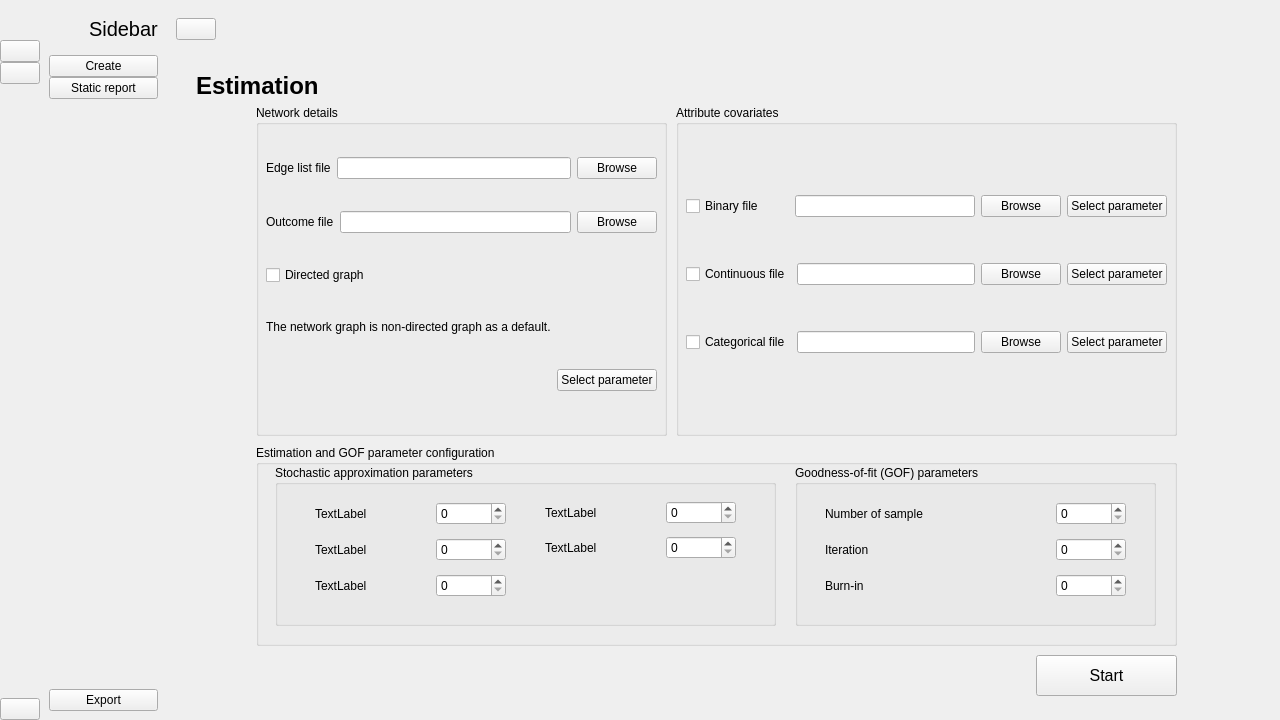
<?xml version="1.0" encoding="UTF-8"?>
<ui version="4.0">
 <class>MainWindow</class>
 <widget class="QMainWindow" name="MainWindow">
  <property name="geometry">
   <rect>
    <x>0</x>
    <y>0</y>
    <width>1280</width>
    <height>720</height>
   </rect>
  </property>
  <property name="windowTitle">
   <string>VizNet</string>
  </property>
  <widget class="QWidget" name="centralwidget">
   <layout class="QGridLayout" name="gridLayout">
    <property name="leftMargin">
     <number>0</number>
    </property>
    <property name="topMargin">
     <number>0</number>
    </property>
    <property name="rightMargin">
     <number>0</number>
    </property>
    <property name="bottomMargin">
     <number>0</number>
    </property>
    <property name="spacing">
     <number>0</number>
    </property>
    <item row="0" column="2">
     <widget class="QWidget" name="content_widget" native="true">
      <layout class="QVBoxLayout" name="verticalLayout_6">
       <item>
        <widget class="QWidget" name="widget" native="true">
         <property name="minimumSize">
          <size>
           <width>0</width>
           <height>40</height>
          </size>
         </property>
         <layout class="QHBoxLayout" name="horizontalLayout_4">
          <property name="spacing">
           <number>0</number>
          </property>
          <property name="leftMargin">
           <number>0</number>
          </property>
          <property name="topMargin">
           <number>0</number>
          </property>
          <property name="rightMargin">
           <number>9</number>
          </property>
          <property name="bottomMargin">
           <number>0</number>
          </property>
          <item>
           <widget class="QPushButton" name="change_btn">
            <property name="text">
             <string/>
            </property>
            <property name="icon">
             <iconset>
              <normaloff>:/icon/icon/more.png</normaloff>:/icon/icon/more.png</iconset>
            </property>
            <property name="iconSize">
             <size>
              <width>14</width>
              <height>14</height>
             </size>
            </property>
            <property name="checkable">
             <bool>true</bool>
            </property>
           </widget>
          </item>
          <item>
           <spacer name="horizontalSpacer_2">
            <property name="orientation">
             <enum>Qt::Horizontal</enum>
            </property>
            <property name="sizeHint" stdset="0">
             <size>
              <width>236</width>
              <height>20</height>
             </size>
            </property>
           </spacer>
          </item>
         </layout>
        </widget>
       </item>
       <item>
        <widget class="QStackedWidget" name="stackedWidget">
         <widget class="QWidget" name="create_page">
          <widget class="QPushButton" name="submit">
           <property name="geometry">
            <rect>
             <x>860</x>
             <y>600</y>
             <width>141</width>
             <height>41</height>
            </rect>
           </property>
           <property name="font">
            <font>
             <pointsize>12</pointsize>
            </font>
           </property>
           <property name="text">
            <string>Start</string>
           </property>
          </widget>
          <widget class="QGroupBox" name="attribute_covariates">
           <property name="geometry">
            <rect>
             <x>500</x>
             <y>50</y>
             <width>501</width>
             <height>331</height>
            </rect>
           </property>
           <property name="minimumSize">
            <size>
             <width>0</width>
             <height>331</height>
            </size>
           </property>
           <property name="title">
            <string>Attribute covariates</string>
           </property>
           <widget class="QWidget" name="layoutWidget">
            <property name="geometry">
             <rect>
              <x>10</x>
              <y>50</y>
              <width>481</width>
              <height>241</height>
             </rect>
            </property>
            <layout class="QGridLayout" name="gridLayout_5">
             <item row="0" column="0">
              <layout class="QHBoxLayout" name="horizontalLayout_6">
               <item>
                <widget class="QCheckBox" name="checkBox_binary_attr">
                 <property name="minimumSize">
                  <size>
                   <width>103</width>
                   <height>0</height>
                  </size>
                 </property>
                 <property name="maximumSize">
                  <size>
                   <width>16777215</width>
                   <height>16777215</height>
                  </size>
                 </property>
                 <property name="text">
                  <string>Binary file</string>
                 </property>
                </widget>
               </item>
               <item>
                <widget class="QLineEdit" name="input_binary_attr">
                 <property name="maximumSize">
                  <size>
                   <width>205</width>
                   <height>16777215</height>
                  </size>
                 </property>
                </widget>
               </item>
               <item>
                <widget class="QPushButton" name="browse_binary_attr">
                 <property name="text">
                  <string>Browse</string>
                 </property>
                </widget>
               </item>
               <item>
                <widget class="QPushButton" name="parameter_binary_btn">
                 <property name="text">
                  <string>Select parameter</string>
                 </property>
                </widget>
               </item>
              </layout>
             </item>
             <item row="1" column="0">
              <layout class="QHBoxLayout" name="horizontalLayout_7">
               <item>
                <widget class="QCheckBox" name="checkBox_continuous_attr">
                 <property name="text">
                  <string>Continuous file</string>
                 </property>
                </widget>
               </item>
               <item>
                <widget class="QLineEdit" name="input_continuous_attr">
                 <property name="maximumSize">
                  <size>
                   <width>205</width>
                   <height>16777215</height>
                  </size>
                 </property>
                </widget>
               </item>
               <item>
                <widget class="QPushButton" name="browse_continuous_attr">
                 <property name="text">
                  <string>Browse</string>
                 </property>
                </widget>
               </item>
               <item>
                <widget class="QPushButton" name="parameter_continuous_btn">
                 <property name="text">
                  <string>Select parameter</string>
                 </property>
                </widget>
               </item>
              </layout>
             </item>
             <item row="2" column="0">
              <layout class="QHBoxLayout" name="horizontalLayout_8">
               <item>
                <widget class="QCheckBox" name="checkBox_categorical_attr">
                 <property name="maximumSize">
                  <size>
                   <width>16777215</width>
                   <height>16777215</height>
                  </size>
                 </property>
                 <property name="text">
                  <string>Categorical file</string>
                 </property>
                </widget>
               </item>
               <item>
                <widget class="QLineEdit" name="input_categorical_attr">
                 <property name="maximumSize">
                  <size>
                   <width>205</width>
                   <height>16777215</height>
                  </size>
                 </property>
                </widget>
               </item>
               <item>
                <widget class="QPushButton" name="browse_categorical_attr">
                 <property name="text">
                  <string>Browse</string>
                 </property>
                </widget>
               </item>
               <item>
                <widget class="QPushButton" name="parameter_categorical_btn">
                 <property name="text">
                  <string>Select parameter</string>
                 </property>
                </widget>
               </item>
              </layout>
             </item>
            </layout>
           </widget>
          </widget>
          <widget class="QGroupBox" name="estimation_gof_configuration">
           <property name="geometry">
            <rect>
             <x>80</x>
             <y>390</y>
             <width>921</width>
             <height>201</height>
            </rect>
           </property>
           <property name="title">
            <string>Estimation and GOF parameter configuration</string>
           </property>
           <widget class="QGroupBox" name="stochastic_approx_parameters">
            <property name="geometry">
             <rect>
              <x>19</x>
              <y>20</y>
              <width>501</width>
              <height>161</height>
             </rect>
            </property>
            <property name="title">
             <string>Stochastic approximation parameters</string>
            </property>
            <widget class="QWidget" name="layoutWidget">
             <property name="geometry">
              <rect>
               <x>40</x>
               <y>30</y>
               <width>191</width>
               <height>111</height>
              </rect>
             </property>
             <layout class="QVBoxLayout" name="verticalLayout_5">
              <item>
               <layout class="QHBoxLayout" name="horizontalLayout_subphases">
                <item>
                 <widget class="QLabel" name="subphases_label">
                  <property name="text">
                   <string>TextLabel</string>
                  </property>
                 </widget>
                </item>
                <item>
                 <widget class="QSpinBox" name="subphases_spinBox">
                  <property name="maximumSize">
                   <size>
                    <width>70</width>
                    <height>16777215</height>
                   </size>
                  </property>
                 </widget>
                </item>
               </layout>
              </item>
              <item>
               <layout class="QHBoxLayout" name="horizontalLayout_gaining_factor">
                <item>
                 <widget class="QLabel" name="gaining_factor_label">
                  <property name="text">
                   <string>TextLabel</string>
                  </property>
                 </widget>
                </item>
                <item>
                 <widget class="QSpinBox" name="gaining_factor_spinBox">
                  <property name="maximumSize">
                   <size>
                    <width>70</width>
                    <height>16777215</height>
                   </size>
                  </property>
                 </widget>
                </item>
               </layout>
              </item>
              <item>
               <layout class="QHBoxLayout" name="horizontalLayout_multiplication_factor">
                <item>
                 <widget class="QLabel" name="multiplication_factor_label">
                  <property name="text">
                   <string>TextLabel</string>
                  </property>
                 </widget>
                </item>
                <item>
                 <widget class="QSpinBox" name="multiplication_factor_spinBox">
                  <property name="maximumSize">
                   <size>
                    <width>70</width>
                    <height>16777215</height>
                   </size>
                  </property>
                 </widget>
                </item>
               </layout>
              </item>
             </layout>
            </widget>
            <widget class="QWidget" name="layoutWidget">
             <property name="geometry">
              <rect>
               <x>270</x>
               <y>30</y>
               <width>191</width>
               <height>71</height>
              </rect>
             </property>
             <layout class="QVBoxLayout" name="verticalLayout_7">
              <item>
               <layout class="QHBoxLayout" name="horizontalLayout_iterations_in_phase3">
                <item>
                 <widget class="QLabel" name="iterations_in_phase3_label_2">
                  <property name="text">
                   <string>TextLabel</string>
                  </property>
                 </widget>
                </item>
                <item>
                 <widget class="QSpinBox" name="iterations_in_phase3_spinBox_2">
                  <property name="maximumSize">
                   <size>
                    <width>70</width>
                    <height>16777215</height>
                   </size>
                  </property>
                 </widget>
                </item>
               </layout>
              </item>
              <item>
               <layout class="QHBoxLayout" name="horizontalLayout_max_est_run">
                <item>
                 <widget class="QLabel" name="max_est_run_label_3">
                  <property name="text">
                   <string>TextLabel</string>
                  </property>
                 </widget>
                </item>
                <item>
                 <widget class="QSpinBox" name="max_est_run_spinBox_3">
                  <property name="maximumSize">
                   <size>
                    <width>70</width>
                    <height>16777215</height>
                   </size>
                  </property>
                 </widget>
                </item>
               </layout>
              </item>
             </layout>
            </widget>
           </widget>
           <widget class="QGroupBox" name="gof_parameter">
            <property name="geometry">
             <rect>
              <x>539</x>
              <y>20</y>
              <width>361</width>
              <height>161</height>
             </rect>
            </property>
            <property name="title">
             <string>Goodness-of-fit (GOF) parameters</string>
            </property>
            <widget class="QWidget" name="layoutWidget_5">
             <property name="geometry">
              <rect>
               <x>30</x>
               <y>30</y>
               <width>301</width>
               <height>111</height>
              </rect>
             </property>
             <layout class="QVBoxLayout" name="verticalLayout_8">
              <item>
               <layout class="QHBoxLayout" name="horizontalLayout_no_of_sample">
                <item>
                 <widget class="QLabel" name="no_of_sample_label">
                  <property name="text">
                   <string>Number of sample</string>
                  </property>
                 </widget>
                </item>
                <item>
                 <widget class="QSpinBox" name="no_of_sample_spinBox">
                  <property name="maximumSize">
                   <size>
                    <width>70</width>
                    <height>16777215</height>
                   </size>
                  </property>
                  <property name="maximum">
                   <number>20000</number>
                  </property>
                 </widget>
                </item>
               </layout>
              </item>
              <item>
               <layout class="QHBoxLayout" name="horizontalLayout_iteration">
                <item>
                 <widget class="QLabel" name="iteration_label">
                  <property name="text">
                   <string>Iteration</string>
                  </property>
                 </widget>
                </item>
                <item>
                 <widget class="QSpinBox" name="iteration_spinBox">
                  <property name="maximumSize">
                   <size>
                    <width>70</width>
                    <height>16777215</height>
                   </size>
                  </property>
                  <property name="maximum">
                   <number>20000</number>
                  </property>
                 </widget>
                </item>
               </layout>
              </item>
              <item>
               <layout class="QHBoxLayout" name="horizontalLayout_burn_in">
                <item>
                 <widget class="QLabel" name="burn_in_label">
                  <property name="text">
                   <string>Burn-in</string>
                  </property>
                 </widget>
                </item>
                <item>
                 <widget class="QSpinBox" name="burn_in_spinBox">
                  <property name="maximumSize">
                   <size>
                    <width>70</width>
                    <height>16777215</height>
                   </size>
                  </property>
                  <property name="maximum">
                   <number>20000</number>
                  </property>
                 </widget>
                </item>
               </layout>
              </item>
             </layout>
            </widget>
           </widget>
          </widget>
          <widget class="QLabel" name="title_create_page">
           <property name="geometry">
            <rect>
             <x>20</x>
             <y>10</y>
             <width>201</width>
             <height>41</height>
            </rect>
           </property>
           <property name="font">
            <font>
             <pointsize>18</pointsize>
             <bold>true</bold>
            </font>
           </property>
           <property name="text">
            <string>Estimation</string>
           </property>
          </widget>
          <widget class="QGroupBox" name="network_detail">
           <property name="geometry">
            <rect>
             <x>80</x>
             <y>50</y>
             <width>411</width>
             <height>331</height>
            </rect>
           </property>
           <property name="minimumSize">
            <size>
             <width>0</width>
             <height>331</height>
            </size>
           </property>
           <property name="title">
            <string>Network details</string>
           </property>
           <widget class="QWidget" name="layoutWidget">
            <property name="geometry">
             <rect>
              <x>10</x>
              <y>26</y>
              <width>391</width>
              <height>291</height>
             </rect>
            </property>
            <layout class="QGridLayout" name="gridLayout_2">
             <item row="0" column="0" colspan="2">
              <layout class="QHBoxLayout" name="horizontalLayout">
               <item>
                <widget class="QLabel" name="label_edge_list_file">
                 <property name="text">
                  <string>Edge list file</string>
                 </property>
                </widget>
               </item>
               <item>
                <widget class="QLineEdit" name="input_edge_list_file"/>
               </item>
               <item>
                <widget class="QPushButton" name="browse_edge_list">
                 <property name="text">
                  <string>Browse</string>
                 </property>
                </widget>
               </item>
              </layout>
             </item>
             <item row="1" column="0" colspan="2">
              <layout class="QHBoxLayout" name="horizontalLayout_5">
               <item>
                <widget class="QLabel" name="label_outcome_file">
                 <property name="text">
                  <string>Outcome file</string>
                 </property>
                </widget>
               </item>
               <item>
                <widget class="QLineEdit" name="input_outcome_file"/>
               </item>
               <item>
                <widget class="QPushButton" name="browse_outcome">
                 <property name="text">
                  <string>Browse</string>
                 </property>
                </widget>
               </item>
              </layout>
             </item>
             <item row="2" column="0">
              <widget class="QCheckBox" name="directed_graph_checkBox">
               <property name="text">
                <string>Directed graph</string>
               </property>
              </widget>
             </item>
             <item row="3" column="0">
              <widget class="QLabel" name="description_checkBox">
               <property name="maximumSize">
                <size>
                 <width>16777215</width>
                 <height>20</height>
                </size>
               </property>
               <property name="text">
                <string>The network graph is non-directed graph as a default.</string>
               </property>
              </widget>
             </item>
             <item row="4" column="1">
              <widget class="QPushButton" name="parameter_network_btn">
               <property name="text">
                <string>Select parameter</string>
               </property>
              </widget>
             </item>
            </layout>
           </widget>
          </widget>
         </widget>
         <widget class="QWidget" name="report_page">
          <layout class="QGridLayout" name="gridLayout_4">
           <item row="0" column="0">
            <widget class="QLabel" name="label_2">
             <property name="cursor">
              <cursorShape>ArrowCursor</cursorShape>
             </property>
             <property name="text">
              <string>Static report</string>
             </property>
             <property name="alignment">
              <set>Qt::AlignCenter</set>
             </property>
            </widget>
           </item>
          </layout>
         </widget>
        </widget>
       </item>
      </layout>
     </widget>
    </item>
    <item row="0" column="1">
     <widget class="QWidget" name="full_menu_widget" native="true">
      <layout class="QVBoxLayout" name="verticalLayout_4">
       <item>
        <layout class="QHBoxLayout" name="horizontalLayout_2">
         <property name="spacing">
          <number>0</number>
         </property>
         <item>
          <widget class="QLabel" name="logo_label_2">
           <property name="minimumSize">
            <size>
             <width>40</width>
             <height>40</height>
            </size>
           </property>
           <property name="maximumSize">
            <size>
             <width>40</width>
             <height>40</height>
            </size>
           </property>
           <property name="text">
            <string/>
           </property>
           <property name="pixmap">
            <pixmap>:/icon/icon/logo.png</pixmap>
           </property>
           <property name="scaledContents">
            <bool>true</bool>
           </property>
          </widget>
         </item>
         <item>
          <widget class="QLabel" name="logo_label_3">
           <property name="font">
            <font>
             <pointsize>15</pointsize>
            </font>
           </property>
           <property name="text">
            <string>Sidebar</string>
           </property>
          </widget>
         </item>
        </layout>
       </item>
       <item>
        <layout class="QVBoxLayout" name="verticalLayout_2">
         <property name="spacing">
          <number>0</number>
         </property>
         <item>
          <widget class="QPushButton" name="create_btn_2">
           <property name="text">
            <string>Create</string>
           </property>
           <property name="icon">
            <iconset>
             <normaloff>:/icon/icon/edit.png</normaloff>:/icon/icon/edit.png</iconset>
           </property>
           <property name="iconSize">
            <size>
             <width>14</width>
             <height>14</height>
            </size>
           </property>
           <property name="checkable">
            <bool>true</bool>
           </property>
           <property name="autoExclusive">
            <bool>true</bool>
           </property>
          </widget>
         </item>
         <item>
          <widget class="QPushButton" name="static_report_btn_2">
           <property name="text">
            <string>Static report</string>
           </property>
           <property name="icon">
            <iconset>
             <normaloff>:/icon/icon/file.png</normaloff>:/icon/icon/file.png</iconset>
           </property>
           <property name="iconSize">
            <size>
             <width>14</width>
             <height>14</height>
            </size>
           </property>
           <property name="checkable">
            <bool>true</bool>
           </property>
           <property name="autoExclusive">
            <bool>true</bool>
           </property>
          </widget>
         </item>
        </layout>
       </item>
       <item>
        <spacer name="verticalSpacer_2">
         <property name="orientation">
          <enum>Qt::Vertical</enum>
         </property>
         <property name="sizeHint" stdset="0">
          <size>
           <width>20</width>
           <height>373</height>
          </size>
         </property>
        </spacer>
       </item>
       <item>
        <widget class="QPushButton" name="export_btn_2">
         <property name="text">
          <string>Export</string>
         </property>
         <property name="icon">
          <iconset>
           <normaloff>:/icon/icon/export.png</normaloff>:/icon/icon/export.png</iconset>
         </property>
         <property name="iconSize">
          <size>
           <width>14</width>
           <height>14</height>
          </size>
         </property>
        </widget>
       </item>
      </layout>
     </widget>
    </item>
    <item row="0" column="0">
     <widget class="QWidget" name="icon_only_widget" native="true">
      <layout class="QVBoxLayout" name="verticalLayout_3">
       <property name="spacing">
        <number>0</number>
       </property>
       <property name="leftMargin">
        <number>0</number>
       </property>
       <property name="topMargin">
        <number>0</number>
       </property>
       <property name="rightMargin">
        <number>0</number>
       </property>
       <property name="bottomMargin">
        <number>0</number>
       </property>
       <item>
        <layout class="QHBoxLayout" name="horizontalLayout_3">
         <item>
          <widget class="QLabel" name="logo_label_1">
           <property name="minimumSize">
            <size>
             <width>40</width>
             <height>40</height>
            </size>
           </property>
           <property name="maximumSize">
            <size>
             <width>40</width>
             <height>40</height>
            </size>
           </property>
           <property name="text">
            <string/>
           </property>
           <property name="pixmap">
            <pixmap>:/icon/icon/logo.png</pixmap>
           </property>
           <property name="scaledContents">
            <bool>true</bool>
           </property>
          </widget>
         </item>
        </layout>
       </item>
       <item>
        <layout class="QVBoxLayout" name="verticalLayout">
         <property name="spacing">
          <number>0</number>
         </property>
         <item>
          <widget class="QPushButton" name="create_btn_1">
           <property name="text">
            <string/>
           </property>
           <property name="icon">
            <iconset>
             <normaloff>:/icon/icon/edit.png</normaloff>:/icon/icon/edit.png</iconset>
           </property>
           <property name="iconSize">
            <size>
             <width>20</width>
             <height>20</height>
            </size>
           </property>
           <property name="checkable">
            <bool>true</bool>
           </property>
           <property name="autoExclusive">
            <bool>true</bool>
           </property>
          </widget>
         </item>
         <item>
          <widget class="QPushButton" name="static_report_btn_1">
           <property name="text">
            <string/>
           </property>
           <property name="icon">
            <iconset>
             <normaloff>:/icon/icon/file.png</normaloff>:/icon/icon/file.png</iconset>
           </property>
           <property name="iconSize">
            <size>
             <width>20</width>
             <height>20</height>
            </size>
           </property>
           <property name="checkable">
            <bool>true</bool>
           </property>
           <property name="autoExclusive">
            <bool>true</bool>
           </property>
          </widget>
         </item>
        </layout>
       </item>
       <item>
        <spacer name="verticalSpacer">
         <property name="orientation">
          <enum>Qt::Vertical</enum>
         </property>
         <property name="sizeHint" stdset="0">
          <size>
           <width>20</width>
           <height>375</height>
          </size>
         </property>
        </spacer>
       </item>
       <item>
        <widget class="QPushButton" name="export_btn_1">
         <property name="text">
          <string/>
         </property>
         <property name="icon">
          <iconset>
           <normaloff>:/icon/icon/export.png</normaloff>:/icon/icon/export.png</iconset>
         </property>
         <property name="iconSize">
          <size>
           <width>20</width>
           <height>20</height>
          </size>
         </property>
        </widget>
       </item>
      </layout>
     </widget>
    </item>
   </layout>
  </widget>
 </widget>
 <resources/>
 <connections>
  <connection>
   <sender>change_btn</sender>
   <signal>toggled(bool)</signal>
   <receiver>icon_only_widget</receiver>
   <slot>setVisible(bool)</slot>
   <hints>
    <hint type="sourcelabel">
     <x>197</x>
     <y>23</y>
    </hint>
    <hint type="destinationlabel">
     <x>50</x>
     <y>362</y>
    </hint>
   </hints>
  </connection>
  <connection>
   <sender>change_btn</sender>
   <signal>toggled(bool)</signal>
   <receiver>full_menu_widget</receiver>
   <slot>setHidden(bool)</slot>
   <hints>
    <hint type="sourcelabel">
     <x>188</x>
     <y>25</y>
    </hint>
    <hint type="destinationlabel">
     <x>173</x>
     <y>257</y>
    </hint>
   </hints>
  </connection>
  <connection>
   <sender>create_btn_1</sender>
   <signal>toggled(bool)</signal>
   <receiver>create_btn_2</receiver>
   <slot>setChecked(bool)</slot>
   <hints>
    <hint type="sourcelabel">
     <x>27</x>
     <y>69</y>
    </hint>
    <hint type="destinationlabel">
     <x>72</x>
     <y>76</y>
    </hint>
   </hints>
  </connection>
  <connection>
   <sender>static_report_btn_1</sender>
   <signal>toggled(bool)</signal>
   <receiver>static_report_btn_2</receiver>
   <slot>setChecked(bool)</slot>
   <hints>
    <hint type="sourcelabel">
     <x>33</x>
     <y>100</y>
    </hint>
    <hint type="destinationlabel">
     <x>67</x>
     <y>99</y>
    </hint>
   </hints>
  </connection>
  <connection>
   <sender>create_btn_2</sender>
   <signal>toggled(bool)</signal>
   <receiver>create_btn_1</receiver>
   <slot>setChecked(bool)</slot>
   <hints>
    <hint type="sourcelabel">
     <x>70</x>
     <y>63</y>
    </hint>
    <hint type="destinationlabel">
     <x>41</x>
     <y>60</y>
    </hint>
   </hints>
  </connection>
  <connection>
   <sender>static_report_btn_2</sender>
   <signal>toggled(bool)</signal>
   <receiver>static_report_btn_1</receiver>
   <slot>setChecked(bool)</slot>
   <hints>
    <hint type="sourcelabel">
     <x>160</x>
     <y>99</y>
    </hint>
    <hint type="destinationlabel">
     <x>26</x>
     <y>90</y>
    </hint>
   </hints>
  </connection>
  <connection>
   <sender>export_btn_2</sender>
   <signal>clicked()</signal>
   <receiver>MainWindow</receiver>
   <slot>close()</slot>
   <hints>
    <hint type="sourcelabel">
     <x>126</x>
     <y>584</y>
    </hint>
    <hint type="destinationlabel">
     <x>284</x>
     <y>606</y>
    </hint>
   </hints>
  </connection>
  <connection>
   <sender>export_btn_1</sender>
   <signal>clicked()</signal>
   <receiver>MainWindow</receiver>
   <slot>close()</slot>
   <hints>
    <hint type="sourcelabel">
     <x>34</x>
     <y>592</y>
    </hint>
    <hint type="destinationlabel">
     <x>47</x>
     <y>626</y>
    </hint>
   </hints>
  </connection>
 </connections>
</ui>
